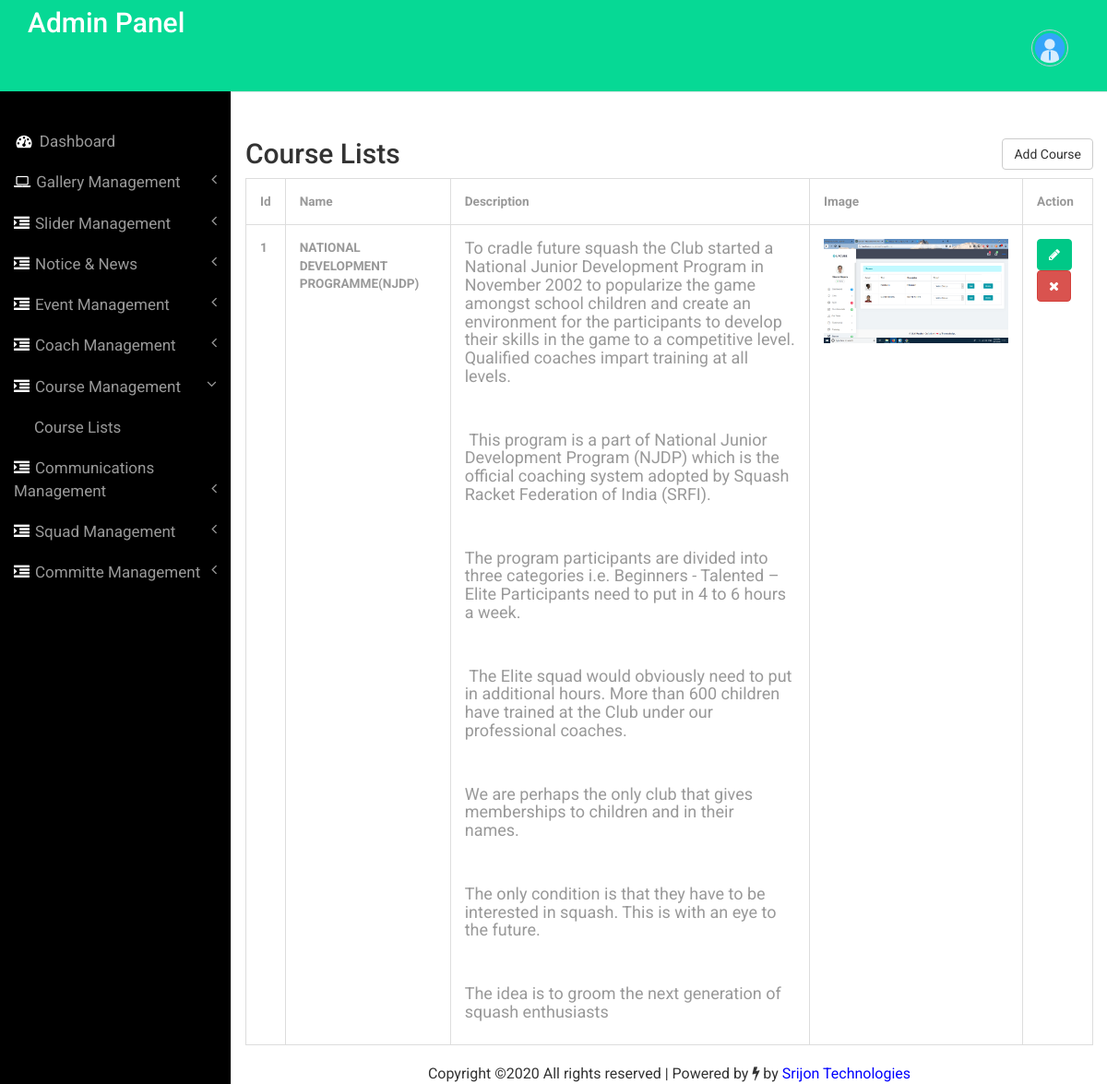
The app's page /admin/courselist.php (signed in) with its own data.
### tables this page shows
CREATE TABLE `tbl_courses` (
  `id` int(11) NOT NULL,
  `name` text NOT NULL,
  `image` varchar(255) NOT NULL,
  `description` mediumtext NOT NULL
);

### admin/courselist.php (the view, shortened to what this page needs)
<?php
include('includes/config.php');
if(strlen($_SESSION['alogin'])==0)
	{
header('location:dashoard.php');
}
else{
	?>
<!DOCTYPE HTML>
<html>
<head>
  <link href="css/bootstrap.min.css" rel='stylesheet' type='text/css' />
  <link href="css/style.css" rel='stylesheet' type='text/css' />
  <link href="css/font-awesome.css" rel="stylesheet">
</head>
<body>
  <div id="wrapper">
    <nav class="top1 navbar navbar-default navbar-static-top" role="navigation" style="margin-bottom: 0">
      <?php include('includes/sidebar.php'); ?>
    </nav>
    <div id="page-wrapper">
      <div class="container">
        <div class="margin">
          <div class="row">
            <div class="col-md-6">
              <h2>Course Lists</h2>
            </div>
            <div class="col-md-6"><a href="addcourse.php"><button type="submit" class="btn btn-default">Add
                  Course</button></a></div>
          </div>
        </div>
        <table class="table table-bordered">
          <thead>
            <tr>
              <th>Id</th>
              <th>Name</th>
              <th>Description</th>
              <th>Image</th>
              <th>Action</th>
            </tr>
          </thead>
          <tbody>
            <?php $sql = "SELECT * from tbl_courses";
$query = $dbh -> prepare($sql);
$query->execute();
$results=$query->fetchAll(PDO::FETCH_OBJ);
$cnt=1;
if($query->rowCount() > 0)
{
foreach($results as $result)
{				?>
            <tr>
              <td><strong><?php echo $cnt ?></strong></td>
              <td><strong><?php echo $result->name ?></strong></td>
              <td><strong><?php echo $result->description ?></strong></td>
              <td><center><img src="images/<?php echo $result->image ?>" style="width:200px !important;height:50% !important;"></center></td>
              <td><a href="updatecourse.php?cid=<?php echo $result->id ?>" class="btn btn-primary"
                  title="" data-toggle="tooltip" data-original-title="Edit"><i class="fa fa-pencil"></i></a>&nbsp;<a
                  href="courselist.php?coid=<?php echo $result->id ?>"
                  class="btn btn-danger delete-btn" title="Delete"
                  onclick="return confirm('Do you really want to delete')" data-toggle="tooltip"><i
                    class="fa fa-times"></i></a>&nbsp;</td>
            </tr>
            <?php $cnt=$cnt+1;} }?>
          </tbody>
        </table>
      </div>
      <?php include('includes/copyright.php') ?>
    </div>
  </div>
  <link href="css/custom.css" rel="stylesheet">
</body>
</html>
<?php } ?>

### admin/css/style.css (style rules this page uses)
.container { width: auto; }
.margin { margin-top: 50px; }
.col-md-6 .btn-default { float: right; }
.navbar { min-height: 100px; }
h4, h5, h6, h1, h2, h3 { margin-top: 0; }
html, body { font-family: 'Roboto', sans-serif; font-size: 100%; background:#000; overflow-x: hidden; }
a { text-decoration: none; color: white; }
body a { transition:0.5s all; -webkit-transition:0.5s all; -moz-transition:0.5s all; -o-transition:0.5s all; -ms-transition:0.5s all; }
nav.top1.navbar.navbar-default.navbar-static-top { background-color:rgb(6, 217, 149); font-family: 'Roboto', sans-serif; }
.table > thead > tr > th, .table > tbody > tr > th, .table > tfoot > tr > th, .table > thead > tr > td, .table > tbody > tr > td, .table > tfoot > tr > td { border-top: none !important; }
.btn-primary { background-color: rgb(0, 200, 135) !important; border-color: rgb(0, 200, 135) !important; color: #fff; }
.table > thead > tr > th, .table > tbody > tr > th, .table > tfoot > tr > th, .table > thead > tr > td, .table > tbody > tr > td, .table > tfoot > tr > td { font-size: 0.85em; color: #999; }
.table td, .table>tbody>tr>td, .table>tbody>tr>th, .table>tfoot>tr>td, .table>tfoot>tr>th, .table>thead>tr>td, .table>thead>tr>th { padding:15px !important; }
.table > thead > tr > th { border-bottom: 1px solid #ddd !important; }

### admin/css/custom.css (style rules this page uses)
#wrapper { width: 100%; }
#page-wrapper { min-height: 568px; background-color: #fff; }
@media (min-width:768px) { #page-wrapper { position: inherit; margin: 0 0 0 250px; border-left: 1px solid #e7e7e7; } }

### records on screen
tbl_courses: name "NATIONAL DEVELOPMENT PROGRAMME(NJDP)", description "To cradle future squash the Club started a National Junior Development Program in November 2002 to popularize the game amongst school children and create an environment for the participants to develop their skills in the game to a competitive level. Qualified coaches impart training at all levels. This program is a part of National Junior Development Program (NJDP) which is the official coaching system adopted by Squash Racket Federation of India (SRFI). The program participants are divided into three categories i.e. Beginners - Talented – Elite Participants need to put in 4 to 6 hours a week. The Elite squad would obviously need to put in additional hours. More than 600 children have…", image (picture)
